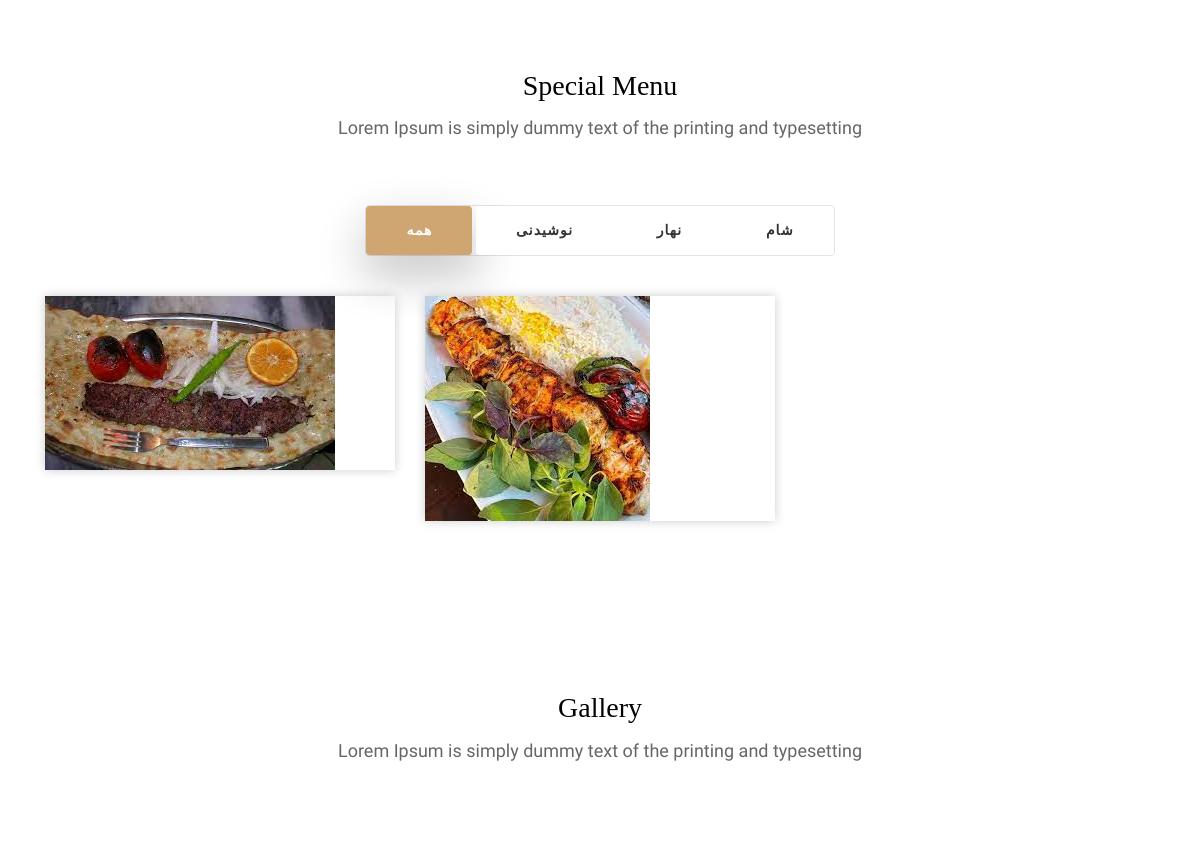
Before: /foods/ (middle part) with the older database file.
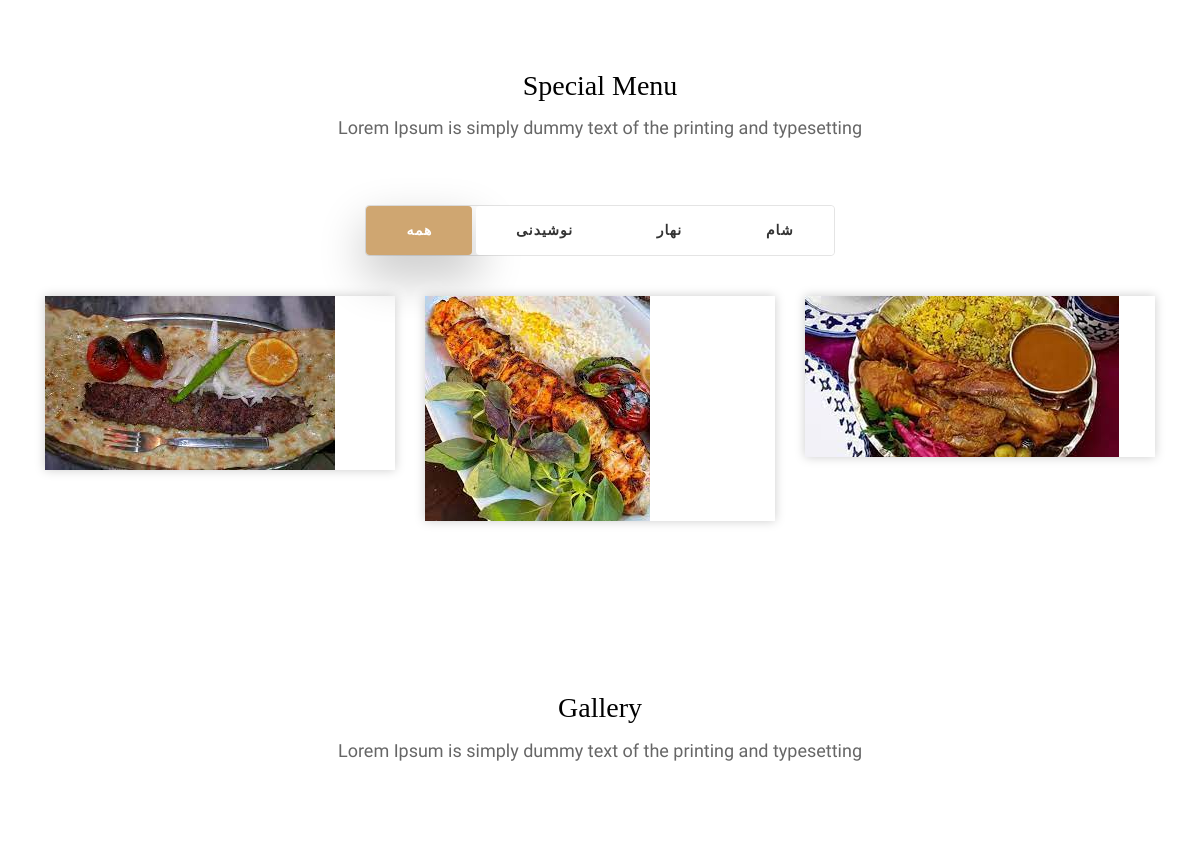
After: the same page with the newer database file.
### foods/models.py (models this page shows, shortened)
class Food(models.Model):
    FOOD_TYPE = [
        ("lunch", "تهار"),
        ("dinner", "شام"),
        ("drinks", "نوشیدنی")
    ]
    name = models.CharField(max_length=50)
    description = models.CharField(_('توضیحات'), max_length=50)
    rate = models.IntegerField(_('امتیاز'), default=0)
    price = models.IntegerField()
    time = models.IntegerField(_('زمان'))
    pub_date = models.DateField(_('تاریخ انتشار'), auto_now=False, auto_now_add=True)
    photo = models.ImageField(upload_to='foods/')
    food_type = models.CharField("نوع", max_length=10, choices=FOOD_TYPE, default="drinks")

### foods/views.py (the view)
# urls.py: path('', views.food_list, name='food_list'),
def food_list(request):
    foods_list = Food.objects.all()
    context = {
        "foods": foods_list
    }
    return render(request, "foods/list.html", context)

### foods/templates/foods/list.html (shortened to what this page needs)
{% extends 'base.html' %}
{% load static %}
{% block content %}
	<div class="menu-box">
		<div class="container">
			<div class="row">
				<div class="col-lg-12">
					<div class="heading-title text-center">
						<h2>Special Menu</h2>
						<p>Lorem Ipsum is simply dummy text of the printing and typesetting</p>
					</div>
				</div>
			</div>
			<div class="row">
				<div class="col-lg-12">
					<div class="special-menu text-center">
						<div class="button-group filter-button-group">
							<button class="active" data-filter="*">همه</button>
							<button data-filter=".drinks">نوشیدنی</button>
							<button data-filter=".lunch">نهار</button>
							<button data-filter=".dinner">شام</button>
						</div>
					</div>
				</div>
			</div>
			<div class="row special-list">
				{% for food in foods %}
                    <a href="{% url 'foods:detail' food.id %}">
                        <div class="col-lg-4 col-md-6 special-grid {{ food.food_type }}">
					        <div class="gallery-single fix">
						        <img src="{{ food.photo.url }}" class="img-fluid" alt="Image">
					        </div>
				        </div>
                    </a>
				{% endfor %}
			</div>
		</div>
	</div>
	<div class="gallery-box">
		<div class="container-fluid">
			<div class="row">
				<div class="col-lg-12">
					<div class="heading-title text-center">
						<h2>Gallery</h2>
						<p>Lorem Ipsum is simply dummy text of the printing and typesetting</p>
					</div>
				</div>
			</div>
		</div>
	</div>
{% endblock content %}

### template/base.html (shortened to what this page needs)
{% load static %}
<!DOCTYPE html>
<html lang="en">
<head>
    <link rel="stylesheet" href="{% static 'css/bootstrap.min.css' %}">
    <link rel="stylesheet" href='{% static "css/style.css" %}'>
    <link rel="stylesheet" href='{% static "css/responsive.css" %}'>
    <link rel="stylesheet" href='{% static "css/custom.css" %}'>
</head>
<body>
    {% block content %}
    {% endblock content%}
</body>
</html>

### template/partial/_header.html (shortened to what this page needs)
{% load static %}

### template/partial/_fooder.html (shortened to what this page needs)
{% load static %}

### static/css/style.css (style rules this page uses)
body { color: #666666; font-size: 15px; font-family: 'Athiti', sans-serif; line-height: 1.80857; }
a { color: #1f1f1f; text-decoration: none !important; outline: none !important; -webkit-transition: all .3s ease-in-out; -moz-transition: all .3s ease-in-out; -ms-transition: all .3s ease-in-out; -o-transition: all .3s ease-in-out; transition: all .3s ease-in-out; }
h1, h2, h3, h4, h5, h6 { letter-spacing: 0; font-weight: normal; position: relative; padding: 0 0 10px 0; font-weight: normal; line-height: 120% !important; color: #1f1f1f; margin: 0 }
h2 { font-size: 22px }
a { color: #1f1f1f; text-decoration: none; outline: none; }
a, .btn { text-decoration: none !important; outline: none !important; -webkit-transition: all .3s ease-in-out; -moz-transition: all .3s ease-in-out; -ms-transition: all .3s ease-in-out; -o-transition: all .3s ease-in-out; transition: all .3s ease-in-out; }
.menu-box { padding: 70px 0px; }
.heading-title { margin-bottom: 50px; }
.heading-title h2 { color: #010101; font-size: 28px; font-family: 'Arbutus Slab', serif; }
.heading-title p { font-size: 18px; font-weight: 200; margin: 0px; }
.filter-button-group { border: 1px solid #e4e4e4; border-radius: 4px; margin: 10px 15px; display: inline-block; }
.filter-button-group button { color: #333; letter-spacing: 1px; text-transform: uppercase; font-weight: 600; font-size: 14px; cursor: pointer; background: #fff; padding: 12px 40px; border: none; border-radius: 4px; }
.filter-button-group button.active { background: #cfa671; color: #fff; box-shadow: 2px 20px 45px 5px rgba(0,0,0,.2); }
.gallery-single { margin: 30px 0px; }
.gallery-single { position: relative; overflow: hidden; -webkit-box-shadow: 0 0 10px #ccc; box-shadow: 0 0 10px #ccc; }
.gallery-box { padding: 70px 0px; }

Changed rows visible on the page:
added Food: photo (picture)
